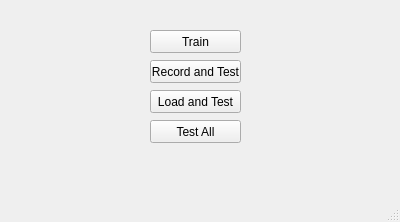
<?xml version="1.0" encoding="UTF-8"?>
<ui version="4.0">
 <class>CoreWindow</class>
 <widget class="QMainWindow" name="CoreWindow">
  <property name="geometry">
   <rect>
    <x>0</x>
    <y>0</y>
    <width>400</width>
    <height>222</height>
   </rect>
  </property>
  <property name="windowTitle">
   <string>MainWindow</string>
  </property>
  <widget class="QWidget" name="centralwidget">
   <widget class="QPushButton" name="train_btn">
    <property name="geometry">
     <rect>
      <x>150</x>
      <y>30</y>
      <width>91</width>
      <height>23</height>
     </rect>
    </property>
    <property name="text">
     <string>Train</string>
    </property>
   </widget>
   <widget class="QPushButton" name="test_btn">
    <property name="geometry">
     <rect>
      <x>150</x>
      <y>90</y>
      <width>91</width>
      <height>23</height>
     </rect>
    </property>
    <property name="text">
     <string>Load and Test</string>
    </property>
   </widget>
   <widget class="QPushButton" name="app_btn">
    <property name="geometry">
     <rect>
      <x>150</x>
      <y>120</y>
      <width>91</width>
      <height>23</height>
     </rect>
    </property>
    <property name="text">
     <string>Test All</string>
    </property>
   </widget>
   <widget class="QPushButton" name="record_btn">
    <property name="geometry">
     <rect>
      <x>150</x>
      <y>60</y>
      <width>91</width>
      <height>23</height>
     </rect>
    </property>
    <property name="text">
     <string>Record and Test</string>
    </property>
   </widget>
  </widget>
  <widget class="QMenuBar" name="menubar">
   <property name="geometry">
    <rect>
     <x>0</x>
     <y>0</y>
     <width>400</width>
     <height>21</height>
    </rect>
   </property>
  </widget>
  <widget class="QStatusBar" name="statusbar"/>
 </widget>
 <resources/>
 <connections/>
</ui>
